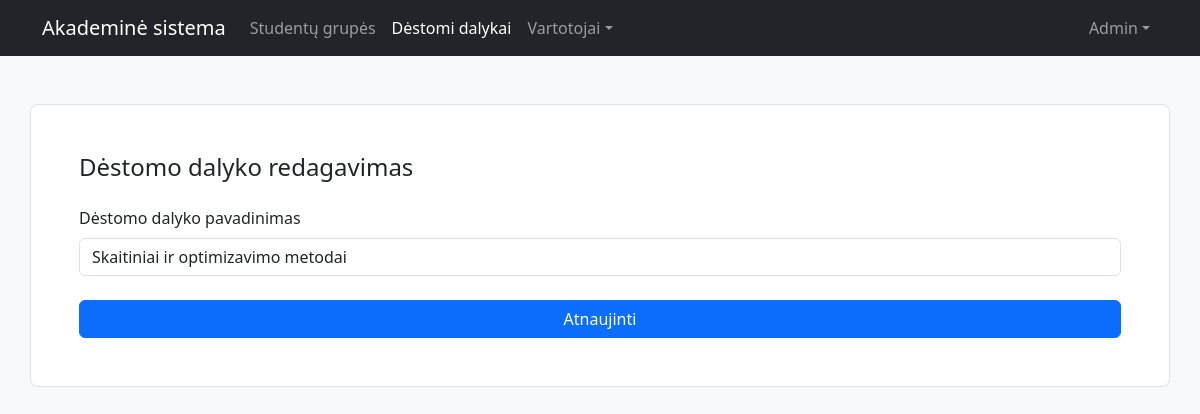
/views/admin/edit_subject.php?subject_id=1 (signed in), run on the app's committed database.
### tables this page shows
CREATE TABLE `users` (
  `id` int(11) NOT NULL,
  `name` varchar(50) NOT NULL,
  `lastname` varchar(50) NOT NULL,
  `username` varchar(50) NOT NULL,
  `password` varchar(255) NOT NULL,
  `role` tinyint(4) DEFAULT NULL,
  `group` int(11) DEFAULT NULL
);

CREATE TABLE `subjects` (
  `id` int(11) NOT NULL,
  `name` varchar(50) NOT NULL,
  `teacher_id` int(11) DEFAULT NULL
);

### config/config.php (called while the page is built, shortened)
<?php
class DB {
    private static $instance = null;
    public static function get() {
        if (self::$instance == null) {
            try {
                self::$instance = new PDO("mysql:host=" . DB_SERVER . ";dbname=" . DB_NAME, DB_USERNAME, DB_PASSWORD);
            } catch(PDOException $e) {
                die("Nepavyko prisijungti prie duomenu bazes: " . $e->getMessage());
            }
        }
        return self::$instance;
    }
}
?>

### core/user.php (called while the page is built, shortened)
<?php
require_once __DIR__ . "/../config/config.php";
class User {
	private $uid;
	function __construct($uid) {
		$this->uid = $uid;
	}
	public function get() {
		$query = DB::get()->prepare("SELECT * FROM users WHERE id=?");
        $query->execute([$this->uid]);
        return $query->fetch();
	}
}
?>

### core/admin.php (called while the page is built, shortened)
<?php
require_once __DIR__ . "/../config/config.php";
class Admin {
	public function get_subject($id) {
		$query = DB::get()->prepare("SELECT * FROM subjects WHERE id = ?");
        $query->execute([$id]);
        return $query->fetch();
	}
}
?>

### views/admin/edit_subject.php (the view, shortened to what this page needs)
<?php
if (isset($_SESSION["logged_in"]) && $_SESSION["logged_in"] === true) {
    require_once __DIR__ . "/../../core/user.php";
    $user = new User($_SESSION["uid"]);
    $profile = $user->get();
    if ($profile["role"] != 1) {
        die("Unauthorized access");
    } else {
        require_once __DIR__ . "/../../core/admin.php";
        $admin = new Admin();
        $subject = $admin->get_subject($_GET["subject_id"]);
    }
}
?>
<!doctype html>
<html lang="lt">
    <head>
        <link rel="stylesheet" href="https://cdnjs.cloudflare.com/ajax/libs/bootstrap/5.3.2/css/bootstrap.min.css" />
    </head>
    <body class="bg-body-tertiary">
        <?php
        require_once __DIR__ . "/../../views/navbar.php";
        ?>
        <div class="container p-5 my-5 bg-white border rounded-3">
            <h4>Dėstomo dalyko redagavimas</h4>
            <form action="<?=BASE_URL . '/core/admin.php'?>" class="form-signin w-100 m-auto" method="post">
                <div class="mt-4 my-3">
                    <label for="newSubjectName" class="form-label">Dėstomo dalyko pavadinimas</label>
                    <input type="text" class="form-control" name="newSubjectName" id="newSubjectName" placeholder="Naujas dėstomo dalyko pavadinimas" value="<?=$subject["name"]?>" required>
                </div>
                <button type="submit" class="btn btn-primary mt-2 w-100">Atnaujinti</button>
            </form>
        </div>
    </body>
</html>

### views/navbar.php (shortened to what this page needs)
<nav class="navbar navbar-dark bg-dark navbar-expand-lg">
    <div class="container d-flex flex-wrap">
        <a class="navbar-brand" href="<?=BASE_URL . "/views/dashboard.php"?>">Akademinė sistema</a>
        <div class="collapse navbar-collapse" id="navbarScroll">
            <ul class="navbar-nav me-auto">
                <?php if ($profile["role"] == 1) {?>
                <li class="nav-item">
                    <a class="nav-link<?php if ((basename($_SERVER['SCRIPT_FILENAME'], '.php') == "groups") || (basename($_SERVER['SCRIPT_FILENAME'], '.php') == "new_group") || (basename($_SERVER['SCRIPT_FILENAME'], '.php') == "edit_group")) { echo " active";}?>" href="groups.php">Studentų grupės</a>
                </li>
                <li class="nav-item">
                    <a class="nav-link<?php if ((basename($_SERVER['SCRIPT_FILENAME'], '.php') == "subjects") || (basename($_SERVER['SCRIPT_FILENAME'], '.php') == "new_subject") || (basename($_SERVER['SCRIPT_FILENAME'], '.php') == "edit_subject")) { echo " active";}?>" href="subjects.php">Dėstomi dalykai</a>
                </li>
                <li class="nav-item dropdown">
                    <a class="nav-link dropdown-toggle<?php if ((basename($_SERVER['SCRIPT_FILENAME'], '.php') == "teachers") || (basename($_SERVER['SCRIPT_FILENAME'], '.php') == "new_teacher") || (basename($_SERVER['SCRIPT_FILENAME'], '.php') == "edit_teacher") || (basename($_SERVER['SCRIPT_FILENAME'], '.php') == "students") || (basename($_SERVER['SCRIPT_FILENAME'], '.php') == "new_student") || (basename($_SERVER['SCRIPT_FILENAME'], '.php') == "edit_student")) { echo " active";}?>" href="#" role="button" data-bs-toggle="dropdown" aria-expanded="false">Vartotojai</a>
                </li>
                <?php } ?>
            </ul>
            <ul class="navbar-nav">
                <li class="nav-item dropdown">
                    <a class="nav-link dropdown-toggle" href="#" role="button" data-bs-toggle="dropdown" aria-expanded="false"><?=$profile["name"]?></a>
                </li>
            </ul>
        </div>
    </div>
</nav>

### data on the page
users: name "Admin"
subjects: newSubjectName "Skaitiniai ir optimizavimo metodai"
